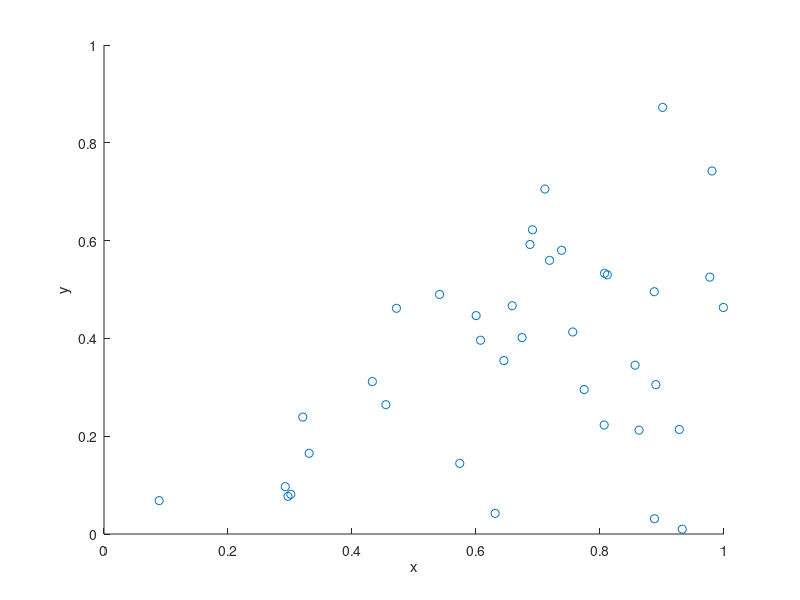

This chart was generated by the following MATLAB code:
%Simulate a Poisson point process on a triangle.
%Author: H. Paul Keeler, 2018.

%Simulation window parameters -- points A,B,C of a triangle
xA=0;xB=1;xC=1; %x values of three points
yA=0;yB=0;yC=1; %y values of three points

%Point process parameters
lambda=100; %intensity (ie mean density) of the Poisson process

%calculate sides of trinagle
a=sqrt((xA-xB)^2+(yA-yB)^2); 
b=sqrt((xB-xC)^2+(yB-yC)^2); 
c=sqrt((xC-xA)^2+(yC-yA)^2); 
s=(a+b+c)/2; %calculate semi-perimeter

%Use Herron's forumula -- or use polyarea
areaTotal=sqrt(s*(s-a)*(s-b)*(s-c)); %area of triangle

%Simulate Poisson point process
numbPoints=poissrnd(areaTotal*lambda);%Poisson number of points
U=(rand(numbPoints,1));%uniform random variables
V=(rand(numbPoints,1));%uniform random variables

xx=sqrt(U)*xA+sqrt(U).*(1-V)*xB+sqrt(U).*V*xC;%x coordinates of points
yy=sqrt(U)*yA+sqrt(U).*(1-V)*yB+sqrt(U).*V*yC;%y coordinates of points

%Plotting
scatter(xx,yy);
xlabel('x');ylabel('y');
